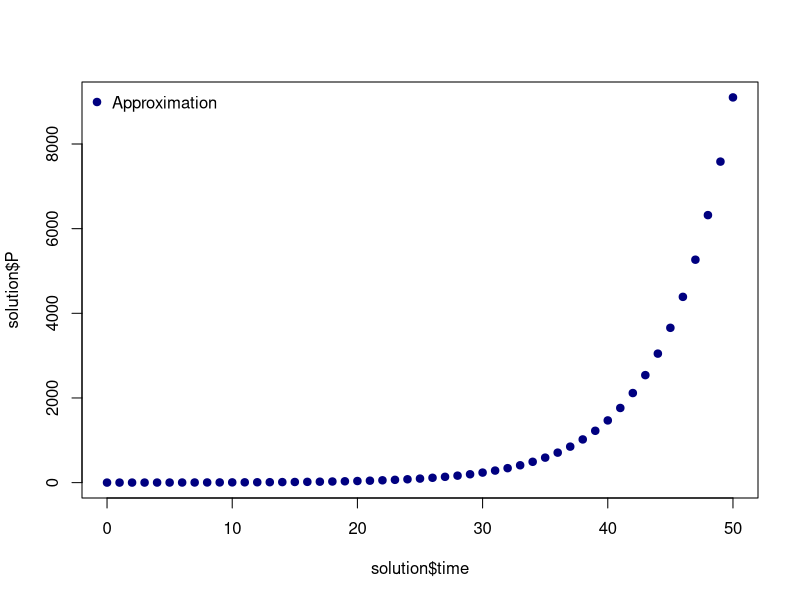
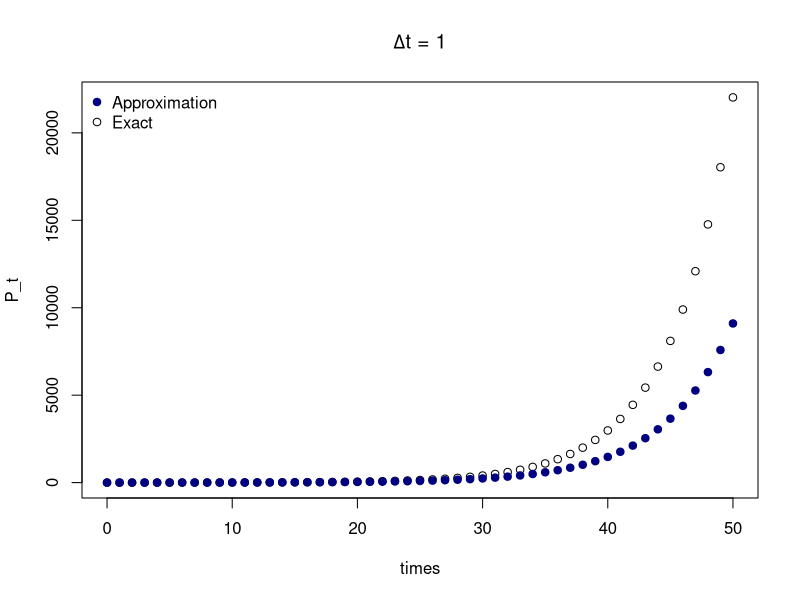
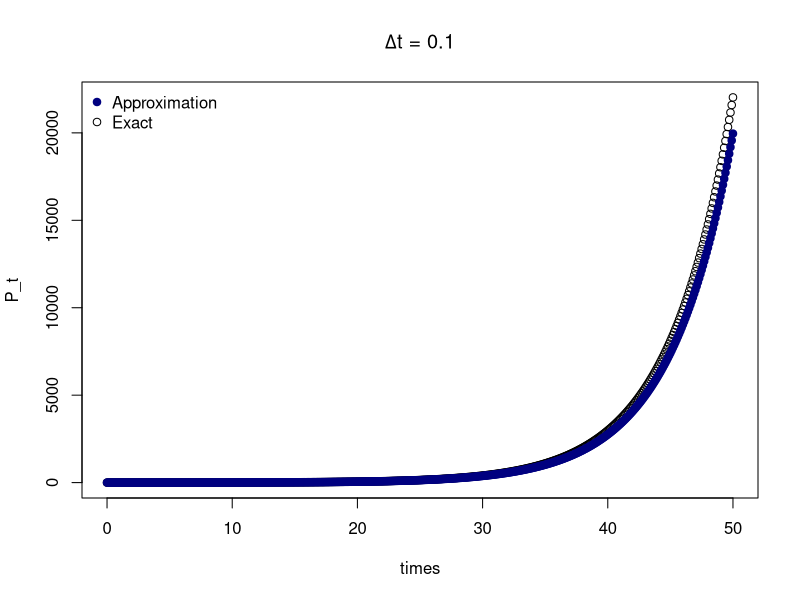
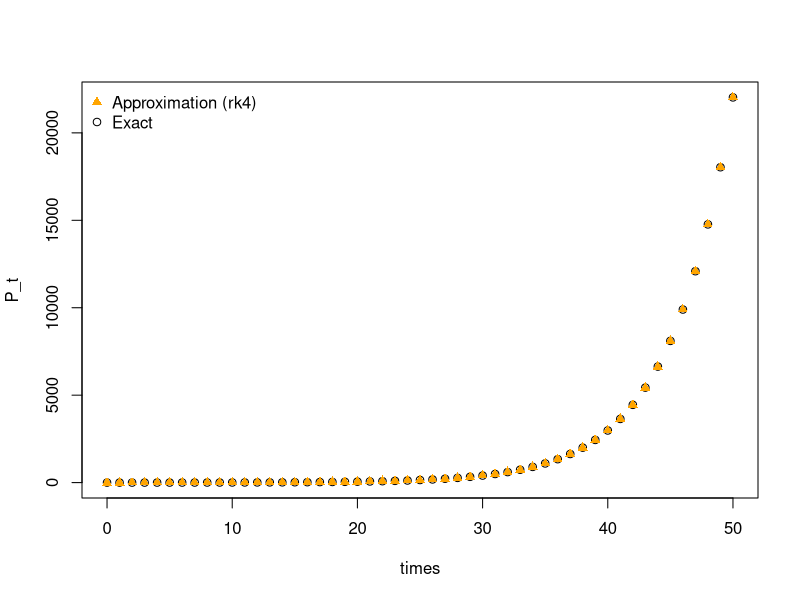

These charts were generated, in order, by the following R code:
## ---- chunk 1
knitr::opts_chunk$set(echo = TRUE, comment = NA, dev = "png",
                      fig.width = 5, fig.height = 5)
## ---- chunk 2
# Assign parameter values
P_0 <- 1
r   <- 0.2

# Calculate the number of time steps
delta_t <- 1
t_max <- 50
n_max <- t_max / delta_t

# Set up empty data frame to store time and value of P
solution <- data.frame(time = 0, P = P_0)

# For n time steps
for (n in 1:n_max){
  # Find the current time
  time <- solution$time[n]
  # Find the current value of P
  P <- solution$P[n]
  # Calculate the next value of P
  next_P <- P + (r * P) * delta_t
  # Store the time and the next value of P
  solution[(n + 1), ] <- c(time + delta_t, next_P)
}

plot(solution$time, solution$P, pch = 19, col = "navy")
legend("topleft", c("Approximation"), col = "navy", pch = 19, bty = "n")
## ---- chunk 3
# Assign parameter values
P_0 <- 1
r   <- 0.2

# Calculate the number of time steps
delta_t <- 1
t_max <- 50
n_max <- t_max / delta_t

# Set up empty data frame to store time and value of P
solution <- data.frame(time = 0, P = P_0)

# For n_max time steps
for (n in 1:n_max){
  # Find the current time
  time <- solution$time[n]
  # Find the current value of P
  P <- solution$P[n]
  # Calculate the next value of P
  next_P <- P + (r * P) * delta_t
  # Store the time and the next value of P
  solution[(n + 1), ] <- c(time + delta_t, next_P)
}

# Find the value of P over time using the analytical solution
times <- seq(0, t_max, by = delta_t)
P_t <- P_0 * exp(r * times)

plot(times, P_t, main = expression(paste(Delta * t,  " = 1")))
points(solution$time, solution$P, pch = 19, col = "navy")
legend("topleft", c("Approximation", "Exact"), col = c("navy", "black"),
       pch = c(19, 1), bty = "n")
## ---- chunk 4
P_0 <- 1
r   <- 0.2

delta_t <- 0.1
t_max <- 50
n_max <- t_max / delta_t

solution <- data.frame(time = 0, P = P_0)

for (n in 1:n_max){
  time <- solution$time[n]
  P <- solution$P[n]
  next_P <- P + (r * P) * delta_t
  solution[(n + 1), ] <- c(time + delta_t, next_P)
}

times <- seq(0, t_max, by = delta_t)
P_t <- P_0 * exp(r * times)

plot(times, P_t, main = expression(paste(Delta * t,  " = 0.1")))
points(solution$time, solution$P, pch = 19, col = "navy", type = "b")
legend("topleft", c("Approximation", "Exact"),
       col = c("navy", "black"), pch = c(19, 1), bty = "n")
## ---- chunk 5
# Function to calculate and return slope
fun <- function(t, P) {
  r * P
}

# Assign parameter values
P_0 <- 1
r   <- 0.2

# Calculate the number of time steps
delta_t <- 1
h <- delta_t
tmax <- 50
n_steps <- tmax / delta_t

# Set up empty data frame to store time and value of P
solution <- data.frame(time = 0, P = P_0)

# for n_max time steps
for (n in 1:n_steps){
  # Find the current time
  time <- solution$time[n]
  # Find the current value of P
  P <- solution$P[n]
  # Calculate the values of the increments
  k1 <- fun(time, P)
  k2 <- fun(time + h / 2, P + h / 2 * k1)
  k3 <- fun(time + h / 2, P + h / 2 * k2)
  k4 <- fun(time + h, P + h * k3)
  # Calculate the next value of P
  next_P <- P + (1 / 6 * h * (k1 + 2 * k2 + 2 * k3 + k4))
  # Store the time and the next value of P
  solution[(n + 1), ] <- c(time + h, next_P)
}

# Find the value of P over time using the analytical solution
times   <- seq(from = 0, to = tmax, by = h)
P_t <- P_0 * exp(r * times)

plot(times, P_t)
points(solution$time, solution$P, pch = 17, col = "orange")
legend("topleft", c("Approximation (rk4)", "Exact"),
       col = c("orange", "black"), pch = c(17, 1), bty = "n")
